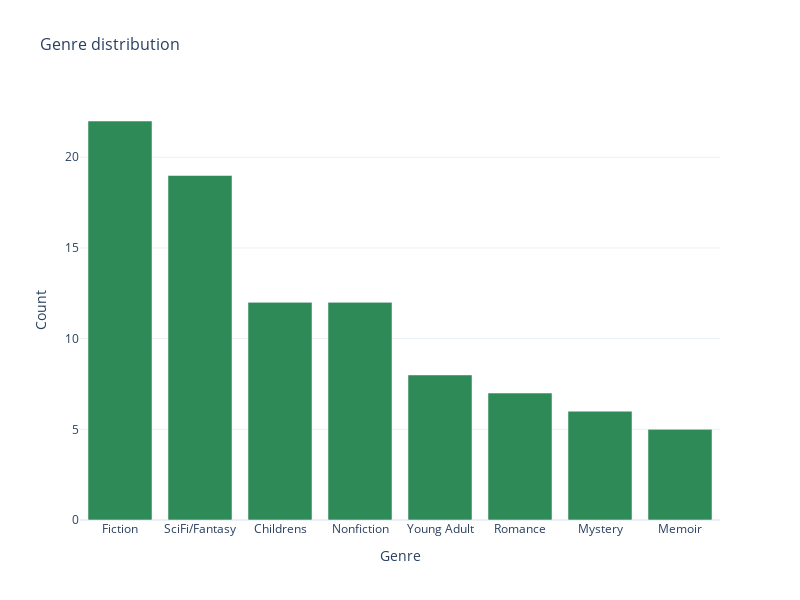

The notebook cell this image was saved under:
### Markdown cell above
### 4.2.1 Genre distribution

### Code cell
create_vertical_bar_plot(sales_total, 'genre')

### Figure 1 — Plotly figure (JSON) as saved in the notebook; plotly's stock layout.template omitted (floating-point values rounded to 4 significant figures)
{"data": [{"alignmentgroup": "True", "hovertemplate": "Genre=%{x}<br>Count=%{y}<extra></extra>", "legendgroup": "", "marker": {"color": "seagreen", "pattern": {"shape": ""}}, "name": "", "offsetgroup": "", "orientation": "v", "showlegend": false, "textposition": "auto", "type": "bar", "x": ["Fiction", "SciFi/Fantasy", "Childrens", "Nonfiction", "Young Adult", "Romance", "Mystery", "Memoir"], "xaxis": "x", "y": [22, 19, 12, 12, 8, 7, 6, 5], "yaxis": "y"}], "layout": {"barmode": "relative", "height": 600, "legend": {"tracegroupgap": 0}, "title": {"font": {"size": 16}, "text": "Genre distribution"}, "width": 800, "xaxis": {"anchor": "y", "domain": [0, 1], "title": {"text": "Genre"}}, "yaxis": {"anchor": "x", "domain": [0, 1], "title": {"text": "Count"}}}}
